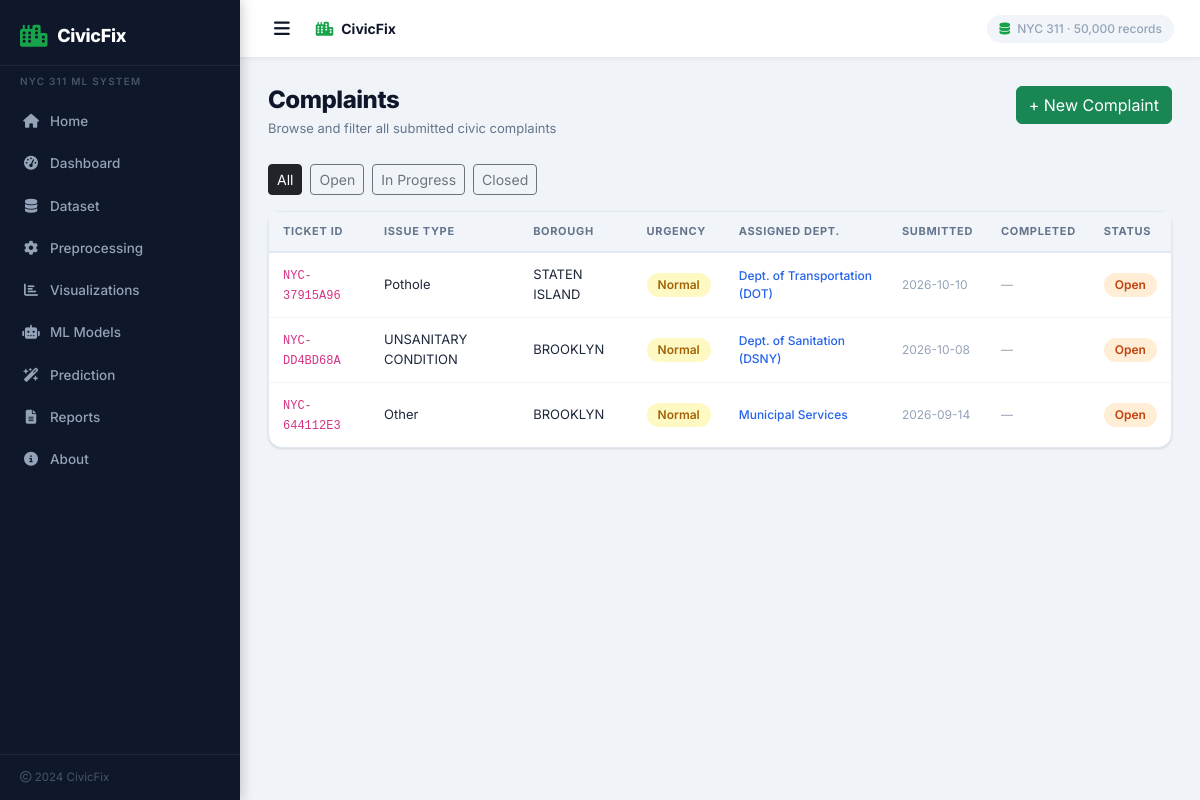
Page /issues on the committed database.
### tables this page shows
CREATE TABLE complaints (
            id             INTEGER PRIMARY KEY AUTOINCREMENT,
            ticket_id      TEXT    UNIQUE NOT NULL,
            user_id        INTEGER,
            complaint_type TEXT    NOT NULL,
            description    TEXT,
            borough        TEXT,
            address        TEXT,
            priority       TEXT    DEFAULT 'Normal',
            image_path     TEXT,
            status         TEXT    DEFAULT 'Open',
            submitted_at   TEXT    NOT NULL
        , department TEXT DEFAULT '', assigned_to TEXT DEFAULT '', completed_at TEXT DEFAULT NULL);

### app.py (the view)
@app.route("/issues")
def issues():
    status_filter = request.args.get("status", "all")
    conn = get_db()
    if status_filter == "all":
        rows = conn.execute(
            "SELECT * FROM complaints ORDER BY submitted_at DESC"
        ).fetchall()
    else:
        rows = conn.execute(
            "SELECT * FROM complaints WHERE status=? ORDER BY submitted_at DESC",
            (status_filter,),
        ).fetchall()
    conn.close()
    return render_template(
        "issues.html", complaints=rows,
        status_filter=status_filter,
        role=session.get("role", "user"),
    )

### app.py (called while the page is built)
def get_db():
    conn = sqlite3.connect(DB_PATH)
    conn.row_factory = sqlite3.Row
    return conn

### templates/issues.html (shortened to what this page needs)
{% extends "base.html" %}
{% block content %}
<div class="page-header">
  <div><h1>Complaints</h1><p>Browse and filter all submitted civic complaints</p></div>
  <a href="{{ url_for('report') }}" class="btn btn-success">+ New Complaint</a>
</div>
<div class="d-flex gap-2 mb-3 flex-wrap">
  {% for s in [('all','All'),('Open','Open'),('In Progress','In Progress'),('Closed','Closed')] %}
  <a href="{{ url_for('issues', status=s[0]) }}"
     class="btn btn-sm {{ 'btn-dark' if status_filter==s[0] else 'btn-outline-secondary' }}">
    {{ s[1] }}
  </a>
  {% endfor %}
</div>
<div class="panel" style="padding:0">
  {% if complaints %}
  <div class="table-responsive">
    <table class="cf-table">
      <thead>
        <tr>
          <th>Ticket ID</th><th>Issue Type</th><th>Borough</th>
          <th>Urgency</th><th>Assigned Dept.</th>
          <th>Submitted</th><th>Completed</th><th>Status</th>
        </tr>
      </thead>
      <tbody>
        {% for c in complaints %}
        <tr>
          <td><code style="font-size:12px">{{ c['ticket_id'] }}</code></td>
          <td>{{ c['complaint_type'] or '—' }}</td>
          <td>{{ c['borough'] or '—' }}</td>
          <td>
            {% if c['priority']=='Urgent' %}<span class="badge-urgent">Urgent</span>
            {% elif c['priority']=='Low' %}<span class="badge-low">Low</span>
            {% else %}<span class="badge-normal">Normal</span>{% endif %}
          </td>
          <td style="color:var(--blue);font-weight:500;font-size:12px">
            {{ c['department'] if c['department'] else 'AI Auto-Assigning...' }}
          </td>
          <td style="font-size:12px;color:#94a3b8">{{ c['submitted_at'][:10] if c['submitted_at'] else '—' }}</td>
          <td style="font-size:12px;color:{% if c['completed_at'] %}var(--green){% else %}#94a3b8{% endif %};font-weight:{% if c['completed_at'] %}600{% else %}400{% endif %}" id="completed-{{ c['ticket_id'] }}">
            {% if c['completed_at'] %}
              ✅ {{ c['completed_at'][:10] }}
            {% else %}
              —
            {% endif %}
          </td>
          <td>
            <span class="badge-{{ 'progress' if c['status']=='In Progress' else c['status']|lower }}"
                  id="badge-{{ c['ticket_id'] }}">
              {% if c['status'] == 'Closed' %}✅ Completed{% else %}{{ c['status'] }}{% endif %}
            </span>
          </td>
        </tr>
        {% endfor %}
      </tbody>
    </table>
  </div>
  {% else %}
  <div class="text-center py-5 text-muted">
    <i class="fa-solid fa-inbox fa-2x mb-3 d-block"></i>
    No complaints found.
    <a href="{{ url_for('report') }}">Report one now →</a>
  </div>
  {% endif %}
</div>
{% endblock %}

### static/css/style.css (style rules this page uses)
:root { --navy : #0f172a; --navy2 : #1e293b; --green : #16a34a; --green-l : #dcfce7; --blue : #2563eb; --blue-l : #dbeafe; --orange : #f97316; --orange-l: #ffedd5; --red : #ef4444; --red-l : #fee2e2; --purple : #7c3aed; --purple-l: #ede9fe; --gray : #64748b; --gray-l : #f1f5f9; --bg : #f0f4f8; --border : #e2e8f0; --white : #ffffff; --text : #1e293b; --text-m : #475569; --text-s : #94a3b8; --shadow : 0 1px 3px rgba(0,0,0,.08), 0 1px 2px rgba(0,0,0,.05); --shadow-m: 0 4px 12px rgba(0,0,0,.08), 0 2px 4px rgba(0,0,0,.05); }
* { box-sizing: border-box; }
body { font-family: 'Inter', -apple-system, BlinkMacSystemFont, sans-serif; background: var(--bg); margin: 0; color: var(--text); font-size: 14px; line-height: 1.5; }
.panel { background: var(--white); border: 1px solid var(--border); border-radius: 14px; padding: 22px; box-shadow: var(--shadow); }
.page-header { display: flex; align-items: flex-start; justify-content: space-between; margin-bottom: 26px; flex-wrap: wrap; gap: 12px; }
.page-header h1 { font-size: 24px; font-weight: 800; margin: 0; color: var(--navy); letter-spacing: -.02em; }
.page-header p { color: var(--gray); font-size: 13px; margin: 4px 0 0; }
.badge-open { display:inline-flex;align-items:center;gap:4px; background:var(--orange-l);color:#c2410c;border-radius:20px; padding:3px 11px;font-size:12px;font-weight:600; }
.badge-normal { display:inline-flex;align-items:center;gap:4px; background:#fef9c3;color:#a16207;border-radius:20px; padding:3px 11px;font-size:12px;font-weight:600; }
.cf-table { width:100%; border-collapse:collapse; font-size:13px; }
.cf-table thead th { background: var(--gray-l); padding: 11px 14px; text-align:left; font-size:11px; font-weight:700; color:var(--gray); text-transform:uppercase; letter-spacing:.06em; border-bottom: 2px solid var(--border); white-space:nowrap; }
.cf-table tbody td { padding:12px 14px; border-bottom:1px solid #f1f5f9; vertical-align:middle; }
.cf-table tbody tr:last-child td { border-bottom:none; }

### rows in the picture
complaints: ticket_id "NYC-37915A96", complaint_type "Pothole", borough "STATEN ISLAND", priority "Normal", department "Dept. of Transportation (DOT)", submitted_at "2026-10-10", status "Open"
complaints: ticket_id "NYC-DD4BD68A", complaint_type "UNSANITARY CONDITION", borough "BROOKLYN", priority "Normal", department "Dept. of Sanitation (DSNY)", submitted_at "2026-10-08", status "Open"
complaints: ticket_id "NYC-644112E3", complaint_type "Other", borough "BROOKLYN", priority "Normal", department "Municipal Services", submitted_at "2026-09-14", status "Open"

### other values in the picture
{{ s[1] }} "All" "Open" "In Progress" "Closed"
